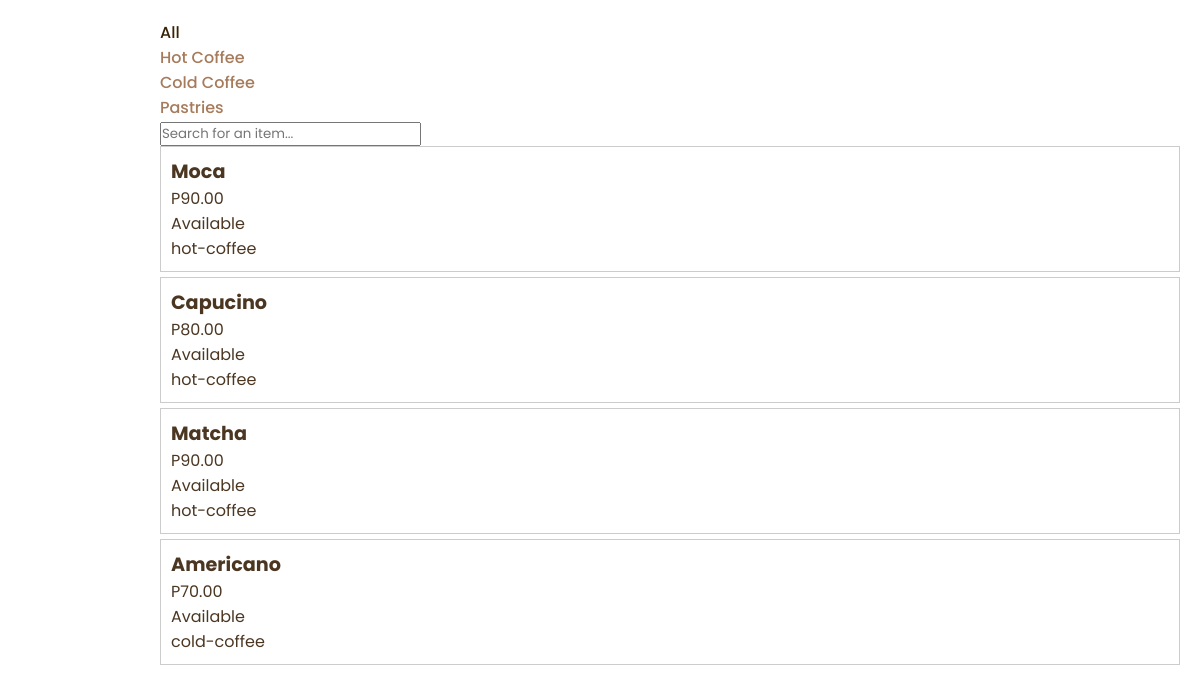
/purchase (signed in), run on an earlier commit of the app's database.
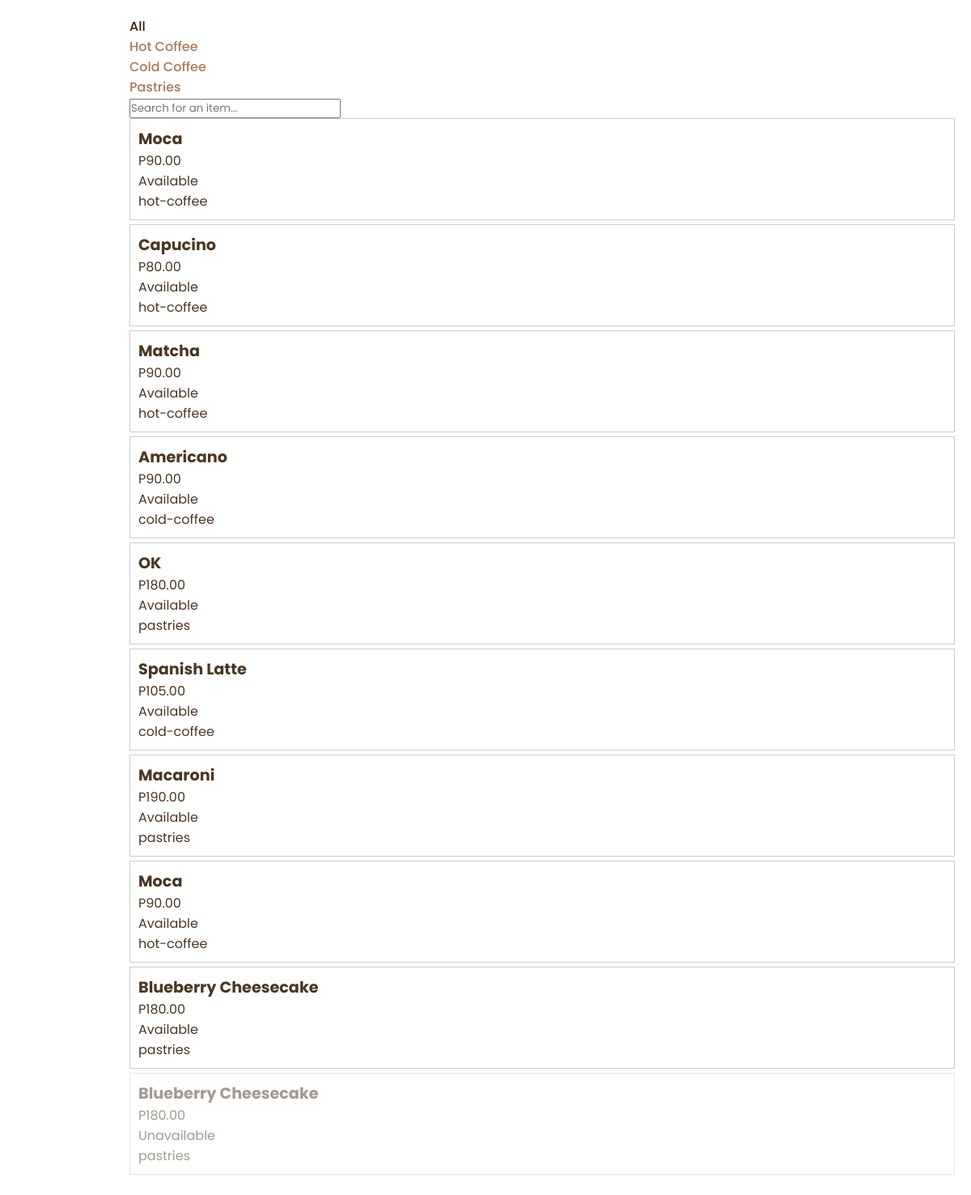
And on a later commit of the database.
### tables this page shows
CREATE TABLE products (
                id INTEGER PRIMARY KEY AUTOINCREMENT,
                name TEXT NOT NULL,
                price DECIMAL(10, 2) NOT NULL,
                is_available BOOLEAN DEFAULT 1,
                category TEXT NOT NULL,
                is_deleted BOOLEAN DEFAULT 0
            );

### app.py (the view, shortened to what this page needs)
@app.route("/")
@app.route("/home")
@app.route("/purchase", methods=["GET", "POST"])
@login_required
def purchase():
    return getProducts()

### app.py (called while the page is built)
@app.before_request
def setup():
    init_db(DB)

### auth.py (called while the page is built)
def login_required(f):
    @wraps(f)
    def decorated(*args, **kwargs):
        if "user" not in session:
            return redirect(url_for("login"))
        return f(*args, **kwargs)
    return decorated

### templates/purchase.html (shortened to what this page needs)
{% extends 'layout.html' %}
{% block content %}
<link rel="stylesheet" href="{{ url_for('static', filename='css/purchase.css') }}">
<link rel="stylesheet" href="{{ url_for('static', filename='css/receipt.css') }}">
<section>
    <div>
        <div class="purchase">
            <div id="category-container">
                <ul class="categories">
                    <li class="{% if selected_category == 'all' %}active{% endif %}" data-category="all">
                        <a href="#" onclick="setCategory('all')">All</a>
                    </li>
                    <li class="{% if selected_category == 'hot-coffee' %}active{% endif %}" data-category="hot-coffee">
                        <a href="#" onclick="setCategory('hot-coffee')">Hot Coffee</a>
                    </li>
                    <li class="{% if selected_category == 'cold-coffee' %}active{% endif %}" data-category="cold-coffee">
                        <a href="#" onclick="setCategory('cold-coffee')">Cold Coffee</a>
                    </li>
                    <li class="{% if selected_category == 'pastries' %}active{% endif %}" data-category="pastries">
                        <a href="#" onclick="setCategory('pastries')">Pastries</a>
                    </li>
                </ul>
            </div>
            <div>
                <input type="text" name="search-bar" id="search-query" placeholder="Search for an item...">
            </div>
            <ul id="product-list">
                {% for product in products %}
                    {% if product['name'] %}
                    <li
                        class="product-item{% if not product['is_available'] %} unavailable{% endif %}"
                        data-id="{{ product['id'] }}"
                        data-name="{{ product['name']|replace("'", "\\'")|replace('\\', '\\\\') }}"
                        data-price="{{ product['price'] }}"
                        data-category="{{ product['category']|replace("'", "\\'")|replace('\\', '\\\\') }}"
                        data-available="{{ 'true' if product['is_available'] else 'false' }}"
                    >
                        <h4>{{ product['name'] }}</h4>
                        <p>P{{ '%.2f'|format(product['price']) }}</p>
                        <p>{{ "Available" if product['is_available'] else "Unavailable" }}</p>
                        <p>{{ product['category'] }}</p>
                    </li>
                    {% endif %}
                {% endfor %}
            </ul>
        </div>
    </div>
</section>
{% endblock %}

### templates/layout.html (shortened to what this page needs)
<!DOCTYPE html>
<html>
<head>
    <link rel="stylesheet" href="{{ url_for('static', filename='css/layout.css') }}">
    <link rel="stylesheet" href="{{ url_for('static', filename='css/fonts.css') }}">
</head>
<body>
    <main id="page-container">
        {% block content %}{% endblock %}
    </main>
</body>
</html>

### static/css/layout.css (style rules this page uses)
:root { --dark: #28282B; --light: #fff; --brown-light: #a67b5b; --brown-ver1: #4b3621; --brown-ver2: #6f4e37; --brown-ver3: #382206; --fs-xxxl: 2.2rem; --fs-xxl: 2rem; --fs-xl: 1.6rem; --fs-l: 1.4rem; --fs-m: 1.2rem; --fs-s: 1.14rem; --fs-xs: .975rem; --fs-xxs: 0.875rem; --fs-xxxs: 0.75rem; --primary-font: 'Poppins', sans-serif; --trans-duration-default: .27s; --shadow-default: rgba(0, 0, 0, 0.068) 0px 2px 3px 0px, rgba(0, 0, 0, 0.408) 0px 0px 0px .06rem; --shadow-hover: 0 10px 20px rgba(0,0,0,0.19), 0 6px 6px rgba(0, 0, 0, 0.312); --shadow-material: 0 1px 3px rgba(0,0,0,0.12), 0 1px 2px rgba(0,0,0,0.24); }
* { box-sizing: border-box; padding: 0; margin: 0; font-family: var(--primary-font); color: var(--brown-ver1); }
#page-container { margin-left: 140px; padding: 20px; }
h4 { font-size: var(--fs-m); }
a { text-decoration: none; }
ul > li { list-style: none; }
.categories a { color: var(--brown-light); font-weight: 500; }
.categories .active a { color: var(--brown-ver3); }
li.product-item { cursor: pointer; padding: 10px; border: 1px solid #ccc; margin-bottom: 5px; }

### static/css/purchase.css (style rules this page uses)
.product-item.unavailable { opacity: 0.5; pointer-events: none; cursor: not-allowed; }

What changed in the data, as far as the page shows it:
changed products "Americano": price "70.00" → "90.00"
added products: name "OK", price "180.00", is_available "Available", category "pastries"
added products: name "Spanish Latte", price "105.00", is_available "Available", category "cold-coffee"
added products: name "Macaroni", price "190.00", is_available "Available", category "pastries"
added products: name "Moca", price "90.00", is_available "Available", category "hot-coffee"
added products: name "Blueberry Cheesecake", price "180.00", is_available "Available", category "pastries"
added products: name "Blueberry Cheesecake", price "180.00", is_available "Unavailable", category "pastries"
